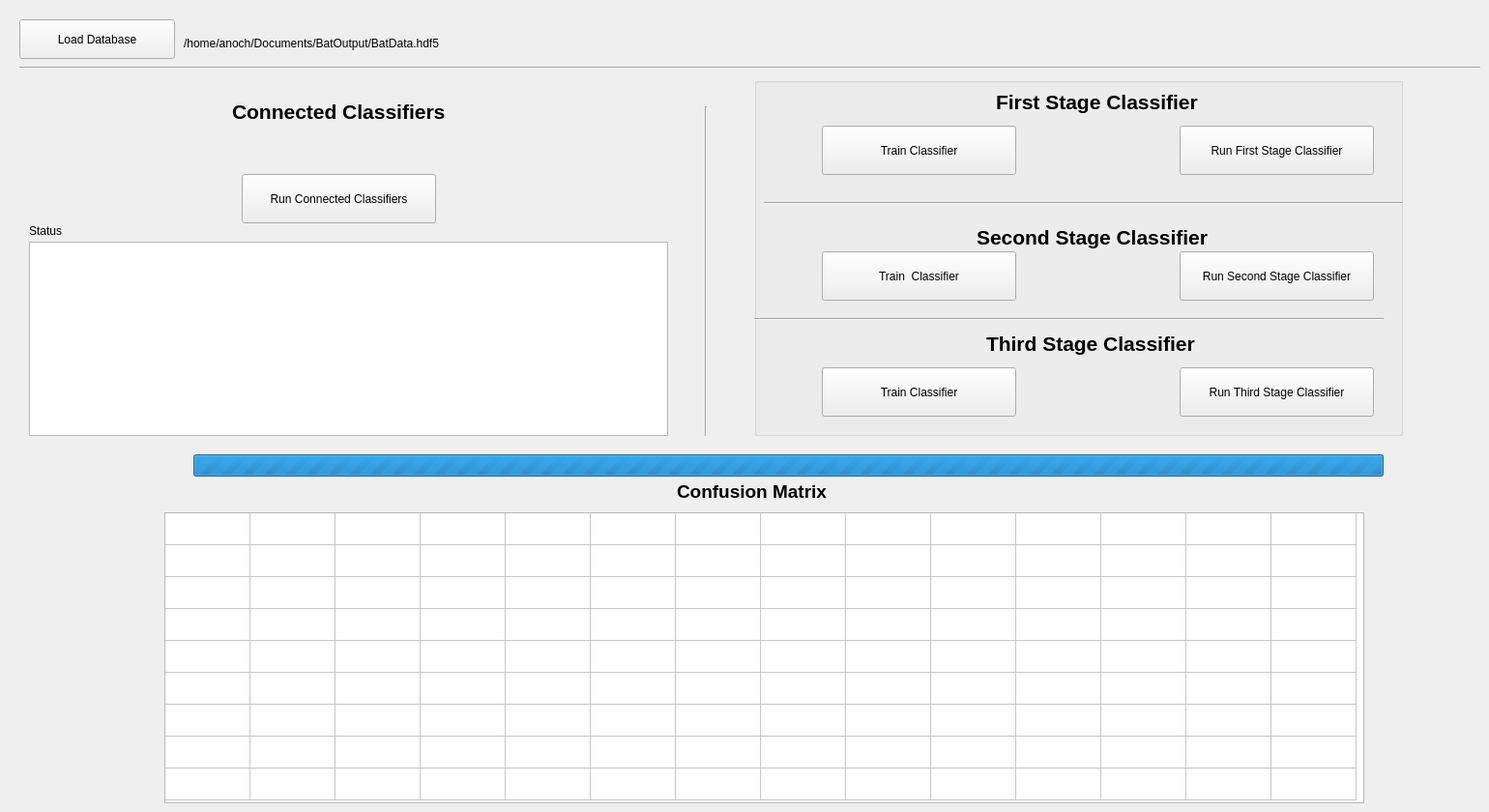
    <widget class="QWidget" name="tab">
     <attribute name="title">
      <string>Classifier</string>
     </attribute>
     <widget class="QPushButton" name="button_classifier_database">
      <property name="geometry">
       <rect>
        <x>20</x>
        <y>20</y>
        <width>161</width>
        <height>41</height>
       </rect>
      </property>
      <property name="text">
       <string>Load Database</string>
      </property>
     </widget>
     <widget class="QGroupBox" name="groupBox_IndClassifiers">
      <property name="geometry">
       <rect>
        <x>780</x>
        <y>80</y>
        <width>671</width>
        <height>371</height>
       </rect>
      </property>
      <property name="title">
       <string/>
      </property>
      <property name="alignment">
       <set>Qt::AlignCenter</set>
      </property>
      <widget class="QLabel" name="label_classifier_binary">
       <property name="geometry">
        <rect>
         <x>250</x>
         <y>10</y>
         <width>221</width>
         <height>31</height>
        </rect>
       </property>
       <property name="font">
        <font>
         <pointsize>16</pointsize>
         <weight>75</weight>
         <bold>true</bold>
        </font>
       </property>
       <property name="text">
        <string>First Stage Classifier</string>
       </property>
      </widget>
      <widget class="QPushButton" name="button_classifierFirstStage_run">
       <property name="geometry">
        <rect>
         <x>440</x>
         <y>50</y>
         <width>201</width>
         <height>51</height>
        </rect>
       </property>
       <property name="text">
        <string>Run First Stage Classifier</string>
       </property>
      </widget>
      <widget class="QPushButton" name="button_classifierFirstStage_train">
       <property name="geometry">
        <rect>
         <x>70</x>
         <y>50</y>
         <width>201</width>
         <height>51</height>
        </rect>
       </property>
       <property name="text">
        <string>Train Classifier</string>
       </property>
      </widget>
      <widget class="QPushButton" name="button_classifierThirdStage_train">
       <property name="geometry">
        <rect>
         <x>70</x>
         <y>300</y>
         <width>201</width>
         <height>51</height>
        </rect>
       </property>
       <property name="text">
        <string>Train Classifier</string>
       </property>
      </widget>
      <widget class="QPushButton" name="button_classifierThirdStage_run">
       <property name="geometry">
        <rect>
         <x>440</x>
         <y>300</y>
         <width>201</width>
         <height>51</height>
        </rect>
       </property>
       <property name="text">
        <string>Run Third Stage Classifier</string>
       </property>
      </widget>
      <widget class="Line" name="line_58">
       <property name="geometry">
        <rect>
         <x>10</x>
         <y>120</y>
         <width>671</width>
         <height>20</height>
        </rect>
       </property>
       <property name="orientation">
        <enum>Qt::Horizontal</enum>
       </property>
      </widget>
      <widget class="QLabel" name="label_classifier_binary_2">
       <property name="geometry">
        <rect>
         <x>230</x>
         <y>150</y>
         <width>251</width>
         <height>31</height>
        </rect>
       </property>
       <property name="font">
        <font>
         <pointsize>16</pointsize>
         <weight>75</weight>
         <bold>true</bold>
        </font>
       </property>
       <property name="text">
        <string>Second Stage Classifier</string>
       </property>
      </widget>
      <widget class="QLabel" name="label_classifier_thirdstage">
       <property name="geometry">
        <rect>
         <x>240</x>
         <y>260</y>
         <width>241</width>
         <height>31</height>
        </rect>
       </property>
       <property name="font">
        <font>
         <pointsize>16</pointsize>
         <weight>75</weight>
         <bold>true</bold>
        </font>
       </property>
       <property name="text">
        <string>Third Stage Classifier</string>
       </property>
      </widget>
      <widget class="Line" name="line_59">
       <property name="geometry">
        <rect>
         <x>-20</x>
         <y>240</y>
         <width>671</width>
         <height>20</height>
        </rect>
       </property>
       <property name="orientation">
        <enum>Qt::Horizontal</enum>
       </property>
      </widget>
      <widget class="QPushButton" name="button_classifierSecondStage_run">
       <property name="geometry">
        <rect>
         <x>440</x>
         <y>180</y>
         <width>201</width>
         <height>51</height>
        </rect>
       </property>
       <property name="text">
        <string>Run Second Stage Classifier</string>
       </property>
      </widget>
      <widget class="QPushButton" name="button_classifierSecondStage_train">
       <property name="geometry">
        <rect>
         <x>70</x>
         <y>180</y>
         <width>201</width>
         <height>51</height>
        </rect>
       </property>
       <property name="text">
        <string>Train  Classifier</string>
       </property>
      </widget>
     </widget>
     <widget class="QLabel" name="label_classifier_databaseDirectory">
      <property name="geometry">
       <rect>
        <x>190</x>
        <y>29</y>
        <width>1031</width>
        <height>31</height>
       </rect>
      </property>
      <property name="text">
       <string>/home/anoch/Documents/BatOutput/BatData.hdf5</string>
      </property>
     </widget>
     <widget class="Line" name="line_60">
      <property name="geometry">
       <rect>
        <x>720</x>
        <y>110</y>
        <width>20</width>
        <height>341</height>
       </rect>
      </property>
      <property name="orientation">
       <enum>Qt::Vertical</enum>
      </property>
     </widget>
     <widget class="QTextEdit" name="textEdit_classifier_overview">
      <property name="geometry">
       <rect>
        <x>30</x>
        <y>250</y>
        <width>661</width>
        <height>201</height>
       </rect>
      </property>
      <property name="font">
       <font>
        <pointsize>12</pointsize>
        <weight>75</weight>
        <bold>true</bold>
       </font>
      </property>
      <property name="lineWrapMode">
       <enum>QTextEdit::WidgetWidth</enum>
      </property>
      <property name="readOnly">
       <bool>true</bool>
      </property>
     </widget>
     <widget class="QLabel" name="label_classifier_status">
      <property name="geometry">
       <rect>
        <x>30</x>
        <y>230</y>
        <width>66</width>
        <height>17</height>
       </rect>
      </property>
      <property name="text">
       <string>Status</string>
      </property>
     </widget>
     <widget class="Line" name="line_61">
      <property name="geometry">
       <rect>
        <x>20</x>
        <y>60</y>
        <width>1511</width>
        <height>20</height>
       </rect>
      </property>
      <property name="orientation">
       <enum>Qt::Horizontal</enum>
      </property>
     </widget>
     <widget class="QPushButton" name="button_classiferConnected_run">
      <property name="geometry">
       <rect>
        <x>250</x>
        <y>180</y>
        <width>201</width>
        <height>51</height>
       </rect>
      </property>
      <property name="text">
       <string>Run Connected Classifiers</string>
      </property>
     </widget>
     <widget class="QLabel" name="label_classifier_connected">
      <property name="geometry">
       <rect>
        <x>240</x>
        <y>100</y>
        <width>231</width>
        <height>31</height>
       </rect>
      </property>
      <property name="font">
       <font>
        <pointsize>16</pointsize>
        <weight>75</weight>
        <bold>true</bold>
       </font>
      </property>
      <property name="text">
       <string>Connected Classifiers</string>
      </property>
     </widget>
     <widget class="QTableWidget" name="tableWidget_ConfusionMatrix">
      <property name="geometry">
       <rect>
        <x>170</x>
        <y>530</y>
        <width>1241</width>
        <height>301</height>
       </rect>
      </property>
      <property name="showGrid">
       <bool>true</bool>
      </property>
      <property name="sortingEnabled">
       <bool>false</bool>
      </property>
      <property name="rowCount">
       <number>9</number>
      </property>
      <property name="columnCount">
       <number>14</number>
      </property>
      <attribute name="horizontalHeaderVisible">
       <bool>false</bool>
      </attribute>
      <attribute name="horizontalHeaderDefaultSectionSize">
       <number>88</number>
      </attribute>
      <attribute name="horizontalHeaderHighlightSections">
       <bool>true</bool>
      </attribute>
      <attribute name="verticalHeaderVisible">
       <bool>false</bool>
      </attribute>
      <attribute name="verticalHeaderDefaultSectionSize">
       <number>33</number>
      </attribute>
      <row/>
      <row/>
      <row/>
      <row/>
      <row/>
      <row/>
      <row/>
      <row/>
      <row/>
      <column/>
      <column/>
      <column/>
      <column/>
      <column/>
      <column/>
      <column/>
      <column/>
      <column/>
      <column/>
      <column/>
      <column/>
      <column/>
      <column/>
      <item row="0" column="6">
       <property name="text">
        <string/>
       </property>
       <property name="font">
        <font>
         <weight>75</weight>
         <bold>true</bold>
        </font>
       </property>
      </item>
      <item row="1" column="2">
       <property name="text">
        <string/>
       </property>
       <property name="font">
        <font>
         <weight>75</weight>
         <italic>true</italic>
         <bold>true</bold>
        </font>
       </property>
      </item>
      <item row="1" column="3">
       <property name="text">
        <string/>
       </property>
       <property name="font">
        <font>
         <weight>75</weight>
         <italic>true</italic>
         <bold>true</bold>
        </font>
       </property>
      </item>
      <item row="1" column="4">
       <property name="text">
        <string/>
       </property>
       <property name="font">
        <font>
         <weight>75</weight>
         <italic>true</italic>
         <bold>true</bold>
        </font>
       </property>
      </item>
      <item row="1" column="5">
       <property name="text">
        <string/>
       </property>
       <property name="font">
        <font>
         <weight>75</weight>
         <italic>true</italic>
         <bold>true</bold>
        </font>
       </property>
      </item>
      <item row="1" column="6">
       <property name="text">
        <string/>
       </property>
       <property name="font">
        <font>
         <weight>75</weight>
         <italic>true</italic>
         <bold>true</bold>
        </font>
       </property>
      </item>
      <item row="1" column="7">
       <property name="text">
        <string/>
       </property>
       <property name="font">
        <font>
         <weight>75</weight>
         <italic>true</italic>
         <bold>true</bold>
        </font>
       </property>
      </item>
      <item row="1" column="8">
       <property name="text">
        <string/>
       </property>
       <property name="font">
        <font>
         <weight>75</weight>
         <italic>true</italic>
         <bold>true</bold>
        </font>
       </property>
      </item>
      <item row="1" column="9">
       <property name="text">
        <string/>
       </property>
       <property name="font">
        <font>
         <weight>75</weight>
         <italic>true</italic>
         <bold>true</bold>
        </font>
       </property>
      </item>
      <item row="1" column="10">
       <property name="text">
        <string/>
       </property>
       <property name="font">
        <font>
         <weight>75</weight>
         <italic>true</italic>
         <bold>true</bold>
        </font>
       </property>
      </item>
      <item row="1" column="11">
       <property name="text">
        <string/>
       </property>
       <property name="font">
        <font>
         <weight>75</weight>
         <italic>true</italic>
         <bold>true</bold>
        </font>
       </property>
      </item>
      <item row="1" column="12">
       <property name="text">
        <string/>
       </property>
       <property name="font">
        <font>
         <weight>75</weight>
         <italic>true</italic>
         <bold>true</bold>
        </font>
       </property>
      </item>
      <item row="1" column="13">
       <property name="text">
        <string/>
       </property>
       <property name="font">
        <font>
         <weight>75</weight>
         <italic>true</italic>
         <bold>true</bold>
        </font>
       </property>
      </item>
      <item row="2" column="1">
       <property name="text">
        <string/>
       </property>
       <property name="font">
        <font>
         <weight>75</weight>
         <italic>true</italic>
         <bold>true</bold>
        </font>
       </property>
      </item>
      <item row="3" column="0">
       <property name="text">
        <string/>
       </property>
      </item>
      <item row="3" column="1">
       <property name="text">
        <string/>
       </property>
       <property name="font">
        <font>
         <weight>75</weight>
         <italic>true</italic>
         <bold>true</bold>
        </font>
       </property>
      </item>
      <item row="4" column="0">
       <property name="text">
        <string/>
       </property>
       <property name="font">
        <font>
         <weight>75</weight>
         <bold>true</bold>
        </font>
       </property>
      </item>
      <item row="4" column="1">
       <property name="text">
        <string/>
       </property>
       <property name="font">
        <font>
         <weight>75</weight>
         <italic>true</italic>
         <bold>true</bold>
        </font>
       </property>
      </item>
      <item row="5" column="1">
       <property name="text">
        <string/>
       </property>
       <property name="font">
        <font>
         <weight>75</weight>
         <italic>true</italic>
         <bold>true</bold>
        </font>
       </property>
      </item>
      <item row="6" column="1">
       <property name="text">
        <string/>
       </property>
       <property name="font">
        <font>
         <weight>75</weight>
         <italic>true</italic>
         <bold>true</bold>
        </font>
       </property>
      </item>
      <item row="7" column="1">
       <property name="text">
        <string/>
       </property>
       <property name="font">
        <font>
         <weight>75</weight>
         <italic>true</italic>
         <bold>true</bold>
        </font>
       </property>
      </item>
      <item row="8" column="1">
       <property name="text">
        <string/>
       </property>
       <property name="font">
        <font>
         <weight>75</weight>
         <italic>true</italic>
         <bold>true</bold>
        </font>
       </property>
      </item>
     </widget>
     <widget class="QLabel" name="label_classifier_confusionmatrix">
      <property name="geometry">
       <rect>
        <x>700</x>
        <y>500</y>
        <width>171</width>
        <height>17</height>
       </rect>
      </property>
      <property name="font">
       <font>
        <pointsize>14</pointsize>
        <weight>75</weight>
        <bold>true</bold>
       </font>
      </property>
      <property name="text">
       <string>Confusion Matrix</string>
      </property>
     </widget>
     <widget class="QProgressBar" name="progressBar_classifier">
      <property name="geometry">
       <rect>
        <x>200</x>
        <y>470</y>
        <width>1231</width>
        <height>23</height>
       </rect>
      </property>
      <property name="maximum">
       <number>0</number>
      </property>
      <property name="value">
       <number>-1</number>
      </property>
     </widget>
    </widget>
